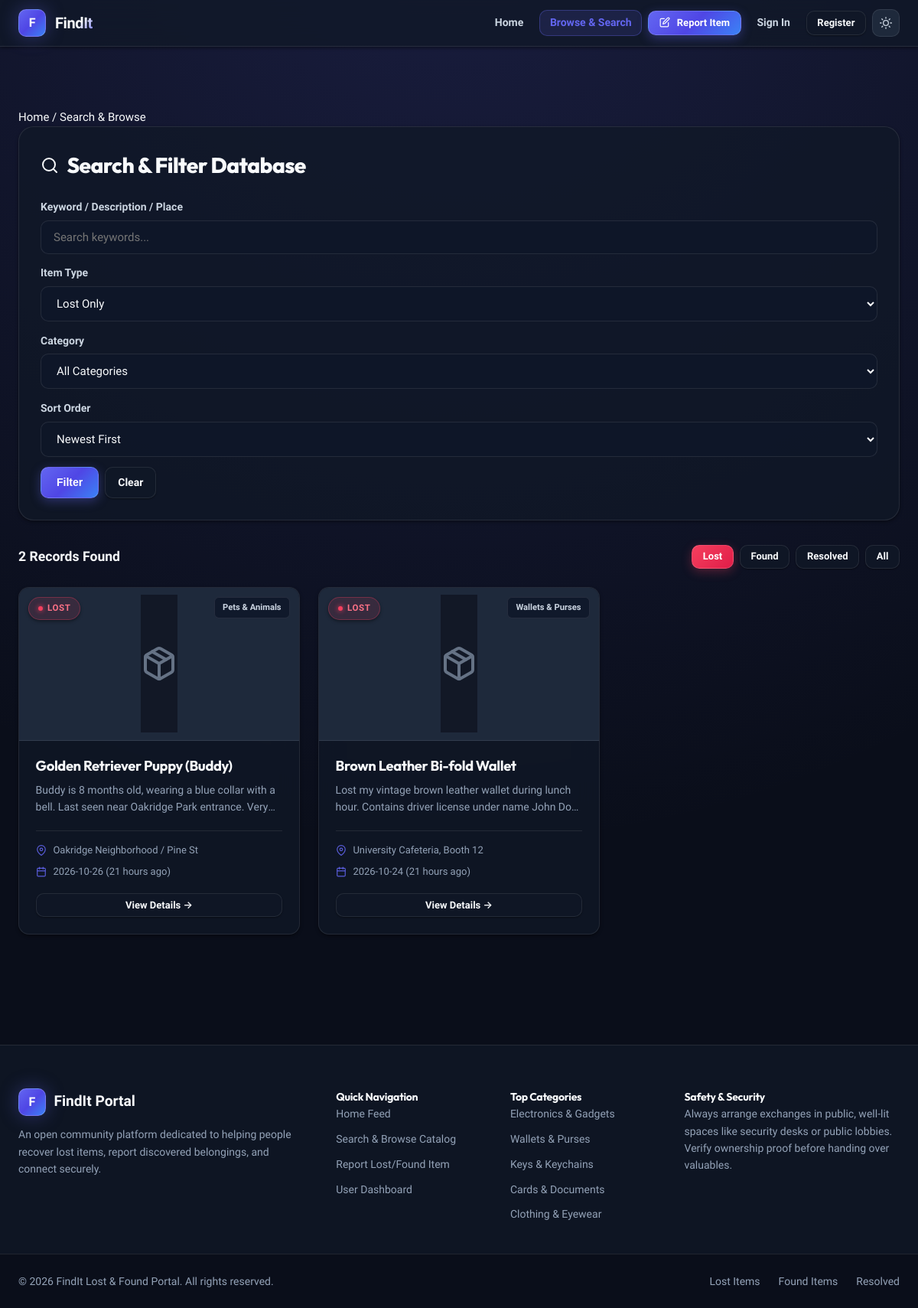
Before: /browse.php?type=lost with the older database file.
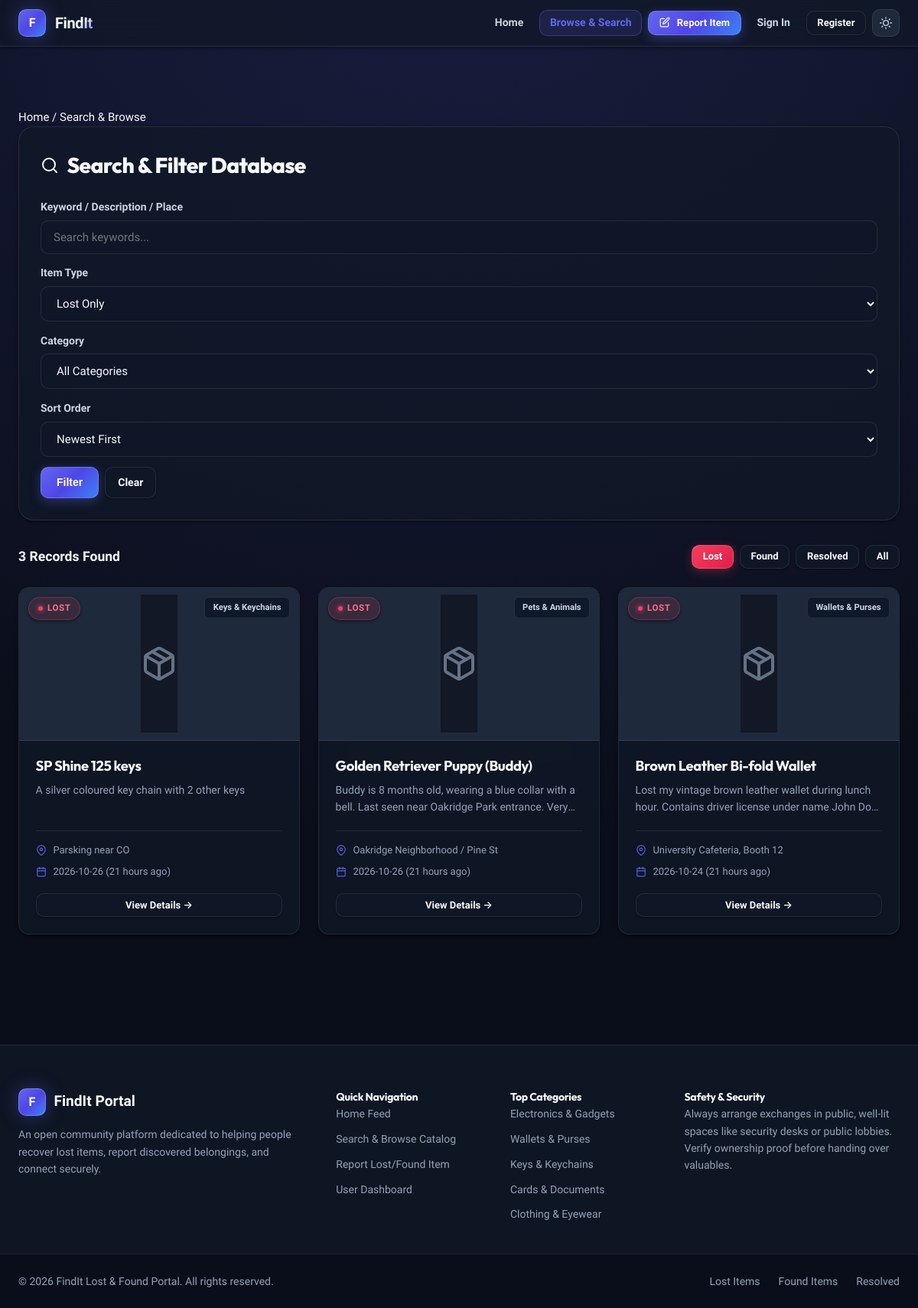
After: the same page with the newer database file.
### tables this page shows
CREATE TABLE IF NOT EXISTS `items` (
  `id` INT AUTO_INCREMENT PRIMARY KEY,
  `user_id` INT DEFAULT NULL,
  `type` VARCHAR(10) NOT NULL COMMENT 'lost or found',
  `title` VARCHAR(255) NOT NULL,
  `category` VARCHAR(50) NOT NULL,
  `description` TEXT NOT NULL,
  `location` VARCHAR(255) NOT NULL,
  `item_date` DATE NOT NULL,
  `image_path` VARCHAR(255) DEFAULT NULL,
  `contact_name` VARCHAR(100) NOT NULL,
  `contact_email` VARCHAR(100) NOT NULL,
  `contact_phone` VARCHAR(50) DEFAULT NULL,
  `status` VARCHAR(20) DEFAULT 'active' COMMENT 'active, claimed, returned',
  `security_secret` VARCHAR(64) NOT NULL,
  `created_at` TIMESTAMP DEFAULT CURRENT_TIMESTAMP,
  `updated_at` TIMESTAMP DEFAULT CURRENT_TIMESTAMP ON UPDATE CURRENT_TIMESTAMP,
  CONSTRAINT `fk_items_users` FOREIGN KEY (`user_id`) REFERENCES `users` (`id`) ON DELETE SET NULL
);

### browse.php (the view, shortened to what the rows shown need)
<?php
require_once __DIR__ . '/db.php';
$pdo = getDbConnection();
$type = trim($_GET['type'] ?? 'all');
$sort = trim($_GET['sort'] ?? 'newest');
$where = [];
$params = [];
if ($type === 'lost') {
    $where[] = "type = 'lost' AND status = 'active'";
} elseif ($type === 'found') {
    $where[] = "type = 'found' AND status = 'active'";
} elseif ($type === 'claimed') {
    $where[] = "status IN ('claimed', 'returned')";
}
$sql = "SELECT * FROM items";
if (!empty($where)) {
    $sql .= " WHERE " . implode(' AND ', $where);
}
if ($sort === 'oldest') {
    $sql .= " ORDER BY item_date ASC, id ASC";
} else {
    $sql .= " ORDER BY item_date DESC, id DESC";
}
$stmt = $pdo->prepare($sql);
$stmt->execute($params);
$items = $stmt->fetchAll();
render_header('Search & Browse Catalog', 'browse');
?>
<main class="main-wrapper" style="margin-top: 1.5rem;">
    <div style="background: var(--bg-card); border-radius: var(--radius-lg); border: 1px solid var(--border-color); box-shadow: var(--shadow-sm); padding: 1.75rem; margin-bottom: 2rem;">
        <h1 style="font-size: 1.75rem; font-weight: 800; margin-bottom: 1.25rem; display: flex; align-items: center; gap: 0.65rem;">
            <?= get_svg_icon('search', 'svg-icon', 24) ?> Search &amp; Filter Database
        </h1>
    </div>
    <div class="items-grid">
        <?php if (empty($items)): ?>
            <div class="empty-state" style="grid-column: 1 / -1; padding: 4rem 2rem; background: var(--bg-card); border-radius: var(--radius-md); border: 1px solid var(--border-color); text-align: center;">
                <div style="margin-bottom: 1rem; color: var(--text-muted);"><?= get_svg_icon('search', 'svg-icon', 48) ?></div>
                <h3 style="font-size: 1.35rem; font-weight: 700; margin-bottom: 0.5rem;">No Matching Items Found</h3>
                <p style="color: var(--text-muted); max-width: 450px; margin: 0 auto 1.5rem;">
                    Try searching with broader terms or removing filter restrictions.
                </p>
                <div style="display: flex; gap: 1rem; justify-content: center;">
                    <a href="browse.php" class="btn btn-secondary btn-sm">Clear All Filters</a>
                    <a href="report.php" class="btn btn-primary btn-sm">+ Post a Report</a>
                </div>
            </div>
        <?php else: ?>
            <?php foreach ($items as $item): ?>
                <div class="item-card">
                    <div class="card-img-wrapper">
                        <?php if (!empty($item['image_path']) && file_exists(UPLOAD_DIR . $item['image_path'])): ?>
                            <img src="<?= UPLOAD_WEB_PATH . htmlspecialchars($item['image_path']) ?>" alt="<?= htmlspecialchars($item['title']) ?>" class="card-img">
                        <?php else: ?>
                            <div class="card-placeholder-icon" style="color: var(--text-muted); display: flex; align-items: center; justify-content: center; height: 180px; background: var(--bg-body);">
                                <?= get_svg_icon('package', 'svg-icon', 48) ?>
                            </div>
                        <?php endif; ?>
                        <?php if ($item['status'] === 'claimed' || $item['status'] === 'returned'): ?>
                            <span class="badge badge-claimed">Resolved</span>
                        <?php elseif ($item['type'] === 'lost'): ?>
                            <span class="badge badge-lost">Lost</span>
                        <?php else: ?>
                            <span class="badge badge-found">Found</span>
                        <?php endif; ?>
                        <span class="category-tag">
                            <?= htmlspecialchars(get_category_label($item['category'])) ?>
                        </span>
                    </div>
                    <div class="card-body">
                        <h3 class="card-title">
                            <a href="item.php?id=<?= $item['id'] ?>"><?= htmlspecialchars($item['title']) ?></a>
                        </h3>
                        <p class="card-desc"><?= htmlspecialchars($item['description']) ?></p>
                        <div class="card-meta">
                            <div class="meta-item">
                                <span class="meta-icon"><?= get_svg_icon('map-pin', 'svg-icon', 14) ?></span>
                                <span><?= htmlspecialchars($item['location']) ?></span>
                            </div>
                            <div class="meta-item">
                                <span class="meta-icon"><?= get_svg_icon('calendar', 'svg-icon', 14) ?></span>
                                <span><?= htmlspecialchars($item['item_date']) ?> (<?= time_ago($item['created_at']) ?>)</span>
                            </div>
                        </div>
                        <div class="card-actions">
                            <a href="item.php?id=<?= $item['id'] ?>" class="btn btn-secondary btn-sm" style="flex: 1;">
                                View Details &rarr;
                            </a>
                        </div>
                    </div>
                </div>
            <?php endforeach; ?>
        <?php endif; ?>
    </div>
</main>
<?php render_footer(); ?>

### db.php (shortened to what the rows shown need)
<?php
function get_svg_icon($name, $classes = 'svg-icon', $size = 18) {
    $classesAttr = htmlspecialchars($classes);
    $size = (int)$size;
    $s = "class='{$classesAttr}' width='{$size}' height='{$size}' viewBox='0 0 24 24' fill='none' stroke='currentColor' stroke-width='2' stroke-linecap='round' stroke-linejoin='round'";
    switch ($name) {
        case 'search':
            return "<svg {$s}><circle cx='11' cy='11' r='8'></circle><line x1='21' y1='21' x2='16.65' y2='16.65'></line></svg>";
        case 'map-pin':
            return "<svg {$s}><path d='M21 10c0 7-9 13-9 13s-9-6-9-13a9 9 0 0 1 18 0z'></path><circle cx='12' cy='10' r='3'></circle></svg>";
        case 'calendar':
            return "<svg {$s}><rect x='3' y='4' width='18' height='18' rx='2' ry='2'></rect><line x1='16' y1='2' x2='16' y2='6'></line><line x1='8' y1='2' x2='8' y2='6'></line><line x1='3' y1='10' x2='21' y2='10'></line></svg>";
        case 'box':
        case 'package':
            return "<svg {$s}><line x1='16.5' y1='9.4' x2='7.5' y2='4.21'></line><path d='M21 16V8a2 2 0 0 0-1-1.73l-7-4a2 2 0 0 0-2 0l-7 4A2 2 0 0 0 3 8v8a2 2 0 0 0 1 1.73l7 4a2 2 0 0 0 2 0l7-4A2 2 0 0 0 21 16z'></path><polyline points='3.27 6.96 12 12.01 20.73 6.96'></polyline><line x1='12' y1='22.08' x2='12' y2='12'></line></svg>";
        case 'edit':
            return "<svg {$s}><path d='M11 4H4a2 2 0 0 0-2 2v14a2 2 0 0 0 2 2h14a2 2 0 0 0 2-2v-7'></path><path d='M18.5 2.5a2.121 2.121 0 0 1 3 3L12 15l-4 1 1-4 9.5-9.5z'></path></svg>";
        case 'sun':
            return "<svg {$s}><circle cx='12' cy='12' r='5'></circle><line x1='12' y1='1' x2='12' y2='3'></line><line x1='12' y1='21' x2='12' y2='23'></line><line x1='4.22' y1='4.22' x2='5.64' y2='5.64'></line><line x1='18.36' y1='18.36' x2='19.78' y2='19.78'></line><line x1='1' y1='12' x2='3' y2='12'></line><line x1='21' y1='12' x2='23' y2='12'></line><line x1='4.22' y1='19.78' x2='5.64' y2='18.36'></line><line x1='18.36' y1='5.64' x2='19.78' y2='4.22'></line></svg>";
        case 'moon':
            return "<svg {$s}><path d='M21 12.79A9 9 0 1 1 11.21 3 7 7 0 0 0 21 12.79z'></path></svg>";
    }
}
function get_categories() {
    return [
        'electronics' => ['label' => 'Electronics & Gadgets', 'icon' => ''],
        'wallets'     => ['label' => 'Wallets & Purses',     'icon' => ''],
        'keys'        => ['label' => 'Keys & Keychains',     'icon' => ''],
        'documents'   => ['label' => 'Cards & Documents',    'icon' => ''],
        'clothing'    => ['label' => 'Clothing & Eyewear',   'icon' => ''],
        'pets'        => ['label' => 'Pets & Animals',       'icon' => ''],
        'books'       => ['label' => 'Books & Notebooks',    'icon' => ''],
        'jewelry'     => ['label' => 'Jewelry & Watches',    'icon' => ''],
        'other'       => ['label' => 'Other Belongings',     'icon' => '']
    ];
}
function get_category_label($key) {
    $cats = get_categories();
    return $cats[$key]['label'] ?? ucfirst($key);
}
function time_ago($datetime) {
    $time = strtotime($datetime);
    $diff = time() - $time;
    if ($diff < 86400) return floor($diff / 3600) . ' hours ago';
    return date('M d, Y', $time);
}
function render_header($pageTitle = '', $activeTab = '') {
    ?>
<!DOCTYPE html>
<html lang="en" data-theme="dark">
<head>
    <link rel="stylesheet" href="css/style.css">
</head>
<body>
    <?php
}
function render_footer() {
    ?>
</body>
</html>
    <?php
}

Changed rows visible on the page:
added items: status "LOST", category "Keys & Keychains", title "SP Shine 125 keys", description "A silver coloured key chain with 2 other keys", location "Parsking near CO", item_date "2026-10-26", created_at "21 hours ago"
Other visible differences:
$totalFound: "2" → "3"
